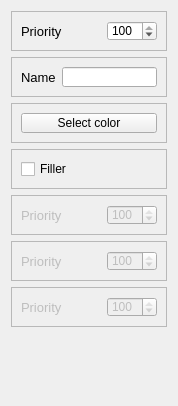
            <widget class="QWidget" name="scrollAreaWidgetContents_2">
             <property name="geometry">
              <rect>
               <x>0</x>
               <y>0</y>
               <width>178</width>
               <height>406</height>
              </rect>
             </property>
             <layout class="QVBoxLayout" name="verticalLayout_7">
              <item>
               <widget class="QFrame" name="frame_6">
                <property name="minimumSize">
                 <size>
                  <width>0</width>
                  <height>40</height>
                 </size>
                </property>
                <property name="maximumSize">
                 <size>
                  <width>16777215</width>
                  <height>40</height>
                 </size>
                </property>
                <property name="frameShape">
                 <enum>QFrame::StyledPanel</enum>
                </property>
                <property name="frameShadow">
                 <enum>QFrame::Raised</enum>
                </property>
                <layout class="QHBoxLayout" name="horizontalLayout_3">
                 <item>
                  <widget class="QLabel" name="priority_lbl">
                   <property name="font">
                    <font>
                     <pointsize>10</pointsize>
                    </font>
                   </property>
                   <property name="text">
                    <string>Priority</string>
                   </property>
                  </widget>
                 </item>
                 <item>
                  <widget class="QSpinBox" name="priority_spinbox">
                   <property name="maximumSize">
                    <size>
                     <width>50</width>
                     <height>16777215</height>
                    </size>
                   </property>
                   <property name="maximum">
                    <number>100</number>
                   </property>
                   <property name="value">
                    <number>100</number>
                   </property>
                  </widget>
                 </item>
                </layout>
               </widget>
              </item>
              <item>
               <widget class="QFrame" name="frame_20">
                <property name="minimumSize">
                 <size>
                  <width>0</width>
                  <height>40</height>
                 </size>
                </property>
                <property name="maximumSize">
                 <size>
                  <width>16777215</width>
                  <height>40</height>
                 </size>
                </property>
                <property name="frameShape">
                 <enum>QFrame::StyledPanel</enum>
                </property>
                <property name="frameShadow">
                 <enum>QFrame::Raised</enum>
                </property>
                <layout class="QHBoxLayout" name="horizontalLayout_23">
                 <item>
                  <widget class="QLabel" name="name_lbl">
                   <property name="font">
                    <font>
                     <pointsize>10</pointsize>
                    </font>
                   </property>
                   <property name="text">
                    <string>Name</string>
                   </property>
                  </widget>
                 </item>
                 <item>
                  <widget class="QLineEdit" name="nameLineEdit"/>
                 </item>
                </layout>
               </widget>
              </item>
              <item>
               <widget class="QFrame" name="frame_19">
                <property name="minimumSize">
                 <size>
                  <width>0</width>
                  <height>40</height>
                 </size>
                </property>
                <property name="maximumSize">
                 <size>
                  <width>16777215</width>
                  <height>40</height>
                 </size>
                </property>
                <property name="frameShape">
                 <enum>QFrame::StyledPanel</enum>
                </property>
                <property name="frameShadow">
                 <enum>QFrame::Raised</enum>
                </property>
                <layout class="QHBoxLayout" name="horizontalLayout_22">
                 <item>
                  <widget class="QPushButton" name="colorButton">
                   <property name="text">
                    <string>Select color</string>
                   </property>
                  </widget>
                 </item>
                </layout>
               </widget>
              </item>
              <item>
               <widget class="QFrame" name="frame_15">
                <property name="enabled">
                 <bool>true</bool>
                </property>
                <property name="minimumSize">
                 <size>
                  <width>0</width>
                  <height>40</height>
                 </size>
                </property>
                <property name="maximumSize">
                 <size>
                  <width>16777215</width>
                  <height>40</height>
                 </size>
                </property>
                <property name="frameShape">
                 <enum>QFrame::StyledPanel</enum>
                </property>
                <property name="frameShadow">
                 <enum>QFrame::Raised</enum>
                </property>
                <layout class="QHBoxLayout" name="horizontalLayout_18">
                 <item>
                  <widget class="QCheckBox" name="fillerCheckBox">
                   <property name="text">
                    <string>Filler</string>
                   </property>
                  </widget>
                 </item>
                </layout>
               </widget>
              </item>
              <item>
               <widget class="QFrame" name="frame_14">
                <property name="enabled">
                 <bool>false</bool>
                </property>
                <property name="minimumSize">
                 <size>
                  <width>0</width>
                  <height>40</height>
                 </size>
                </property>
                <property name="maximumSize">
                 <size>
                  <width>16777215</width>
                  <height>40</height>
                 </size>
                </property>
                <property name="frameShape">
                 <enum>QFrame::StyledPanel</enum>
                </property>
                <property name="frameShadow">
                 <enum>QFrame::Raised</enum>
                </property>
                <layout class="QHBoxLayout" name="horizontalLayout_17">
                 <item>
                  <widget class="QLabel" name="priority_lbl_6">
                   <property name="font">
                    <font>
                     <pointsize>10</pointsize>
                    </font>
                   </property>
                   <property name="text">
                    <string>Priority</string>
                   </property>
                  </widget>
                 </item>
                 <item>
                  <widget class="QSpinBox" name="priority_spinbox_6">
                   <property name="maximumSize">
                    <size>
                     <width>50</width>
                     <height>16777215</height>
                    </size>
                   </property>
                   <property name="maximum">
                    <number>100</number>
                   </property>
                   <property name="value">
                    <number>100</number>
                   </property>
                  </widget>
                 </item>
                </layout>
               </widget>
              </item>
              <item>
               <widget class="QFrame" name="frame_7">
                <property name="enabled">
                 <bool>false</bool>
                </property>
                <property name="minimumSize">
                 <size>
                  <width>0</width>
                  <height>40</height>
                 </size>
                </property>
                <property name="maximumSize">
                 <size>
                  <width>16777215</width>
                  <height>40</height>
                 </size>
                </property>
                <property name="frameShape">
                 <enum>QFrame::StyledPanel</enum>
                </property>
                <property name="frameShadow">
                 <enum>QFrame::Raised</enum>
                </property>
                <layout class="QHBoxLayout" name="horizontalLayout_4">
                 <item>
                  <widget class="QLabel" name="priority_lbl_2">
                   <property name="font">
                    <font>
                     <pointsize>10</pointsize>
                    </font>
                   </property>
                   <property name="text">
                    <string>Priority</string>
                   </property>
                  </widget>
                 </item>
                 <item>
                  <widget class="QSpinBox" name="priority_spinbox_2">
                   <property name="maximumSize">
                    <size>
                     <width>50</width>
                     <height>16777215</height>
                    </size>
                   </property>
                   <property name="maximum">
                    <number>100</number>
                   </property>
                   <property name="value">
                    <number>100</number>
                   </property>
                  </widget>
                 </item>
                </layout>
               </widget>
              </item>
              <item>
               <widget class="QFrame" name="frame_13">
                <property name="enabled">
                 <bool>false</bool>
                </property>
                <property name="minimumSize">
                 <size>
                  <width>0</width>
                  <height>40</height>
                 </size>
                </property>
                <property name="maximumSize">
                 <size>
                  <width>16777215</width>
                  <height>40</height>
                 </size>
                </property>
                <property name="frameShape">
                 <enum>QFrame::StyledPanel</enum>
                </property>
                <property name="frameShadow">
                 <enum>QFrame::Raised</enum>
                </property>
                <layout class="QHBoxLayout" name="horizontalLayout_16">
                 <item>
                  <widget class="QLabel" name="priority_lbl_4">
                   <property name="font">
                    <font>
                     <pointsize>10</pointsize>
                    </font>
                   </property>
                   <property name="text">
                    <string>Priority</string>
                   </property>
                  </widget>
                 </item>
                 <item>
                  <widget class="QSpinBox" name="priority_spinbox_4">
                   <property name="maximumSize">
                    <size>
                     <width>50</width>
                     <height>16777215</height>
                    </size>
                   </property>
                   <property name="maximum">
                    <number>100</number>
                   </property>
                   <property name="value">
                    <number>100</number>
                   </property>
                  </widget>
                 </item>
                </layout>
               </widget>
              </item>
              <item>
               <spacer name="verticalSpacer">
                <property name="orientation">
                 <enum>Qt::Vertical</enum>
                </property>
                <property name="sizeHint" stdset="0">
                 <size>
                  <width>20</width>
                  <height>40</height>
                 </size>
                </property>
               </spacer>
              </item>
             </layout>
            </widget>
